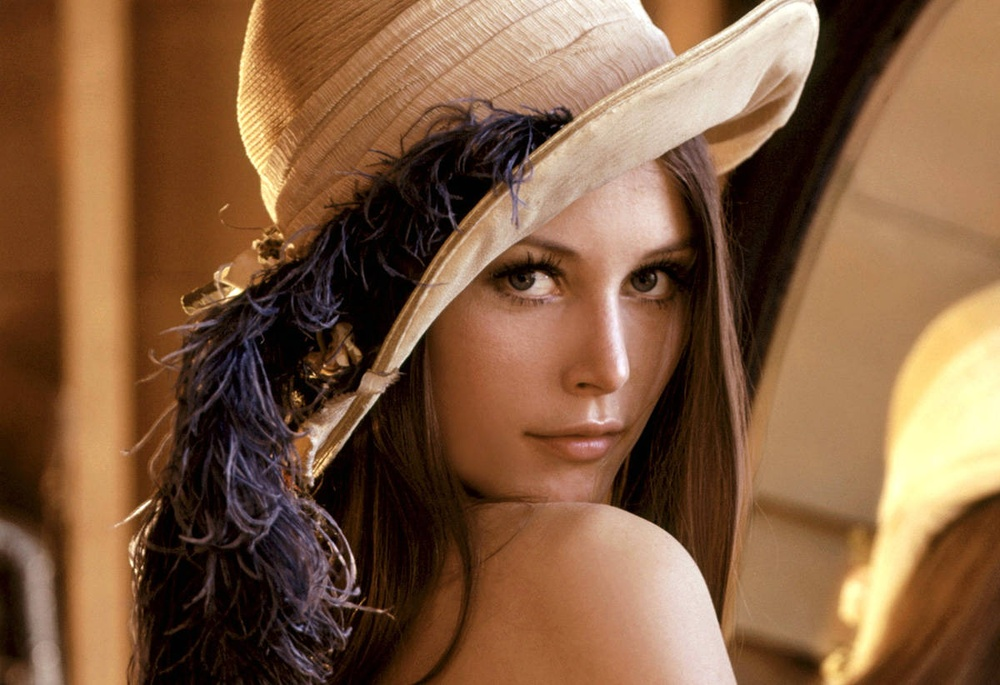
#> input picture img2.jpeg, 1000 x 685 px, shrunk from 1200 x 822 before the run
$ jupyter execute exp3.ipynb
#> lines starting #> are read from the running program, lines starting #| are printed output that depends on the picture
[cell 1]
import numpy as np
from PIL import Image

# Load the image
image_path = "img2.jpeg"
image = Image.open(image_path)
#> image is the input picture: PIL image 1000x685 RGB; mean R, G, B 129.7, 92.9, 64.3
image_array = np.array(image)

# Function to get the four neighbors
def get_four_neighbors(image_array, x, y):
#> called with x = 1, y = 1
    neighbors = {}
    rows, cols = image_array.shape[:2]
#> rows = 685; cols = 1000

    if x > 0:  # Top
        neighbors['top'] = image_array[x-1, y]
    if x < rows - 1:  # Bottom
        neighbors['bottom'] = image_array[x+1, y]
    if y > 0:  # Left
        neighbors['left'] = image_array[x, y-1]
    if y < cols - 1:  # Right
        neighbors['right'] = image_array[x, y+1]

    return neighbors
x, y = 1,1
neighbors = get_four_neighbors(image_array, x, y)
#> neighbors = {'top': [84, 45, 16], 'bottom': [85, 46, 17], 'left': [88, 49, 20], 'right': [87, 43, 14]}
print("Neighbors of pixel (x={}, y={}):".format(x, y))
print(neighbors)
#| {'top': array([84, 45, 16], dtype=uint8), 'bottom': array([85, 46, 17], dtype=uint8), 'left': array([88, 49, 20], dtype=uint8), 'right': array([87, 43, 14], dtype=uint8)}

[cell 2]
arr = np.random.randint(0,255, size=(7,7))
arr

[cell 3]
def adj(arr,neig,type="m4"):
#> called with arr = array of shape (7, 7), type = 'm8'
    col = len(arr[0])
    row = len(arr)
    dir = [(1,0),(-1,0),(0,1),(0,-1)] if type=='m4' else [(1,0),(-1,0),(0,1),(0,-1),(-1,-1),(1,1),(-1,1),(1,-1)]
    for i in range(row):
        for j in range(col):
            for dx,dy in dir:
                x,y = i+dx,j+dy
                if 0 <= x<row and 0 <= y < col:
                    if arr[x][y] in neig:
                        print(f"Neighbour of {(i,j),(arr[i][j])} is {(x,y),(arr[x][y])}")
adj(arr,[144,68],type="m8")

[cell 4]
image_path = "img2.jpeg"
image = Image.open(image_path).convert('L')
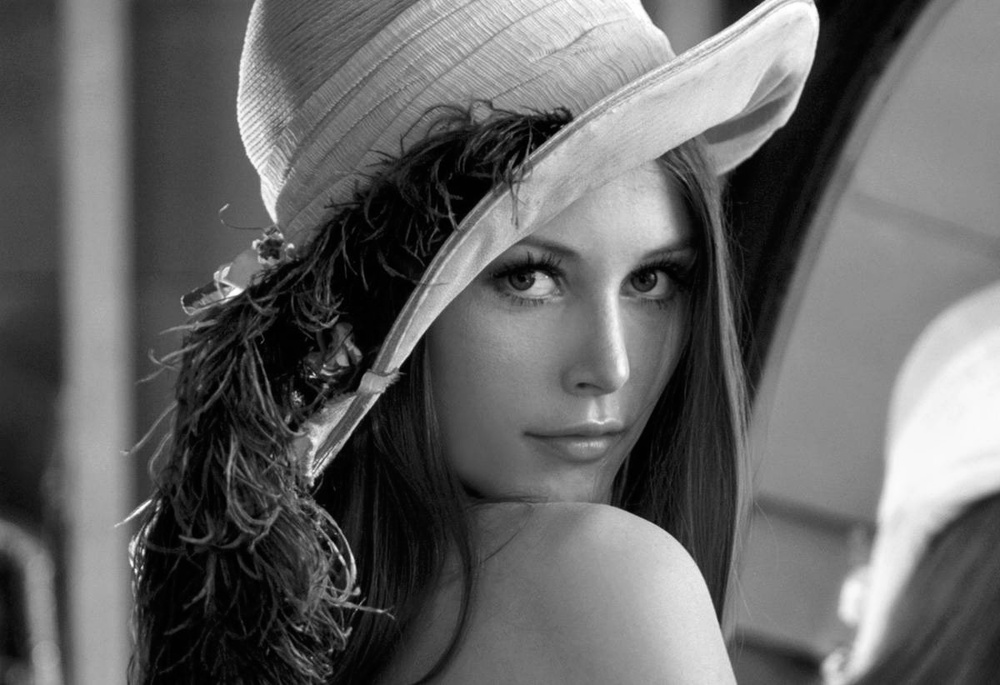
#> image: PIL image 1000x685 L; min 0, max 255, mean 100.7
image_array = np.array(image)
# print(image_array)
def get_m_neighborhood(image_array, x, y):
#> called with x = 50, y = 50
    rows, cols = image_array.shape
#> rows = 685; cols = 1000
    neighbors = []
    for dx in [-1, 0, 1]:
        for dy in [-1, 0, 1]:
            if dx == 0 and dy == 0:
                continue
            nx, ny = x + dx, y + dy
            if 0 <= nx < rows and 0 <= ny < cols:
                neighbors.append(image_array[nx, ny])
#> after the loop, neighbors = [71, 72, 75, 71, 75, 69, 70, 74]
    return neighbors

x, y = 50, 50
neighbors = get_m_neighborhood(image_array, x, y)
#> neighbors = [71, 72, 75, 71, 75, 69, 70, 74]
print(f"Neighbors of pixel at ({x}, {y}): {neighbors}")
#| Neighbors of pixel at (50, 50): [71, 72, 75, 71, 75, 69, 70, 74]


$ run again, with img3.jpeg copied over img2.jpeg
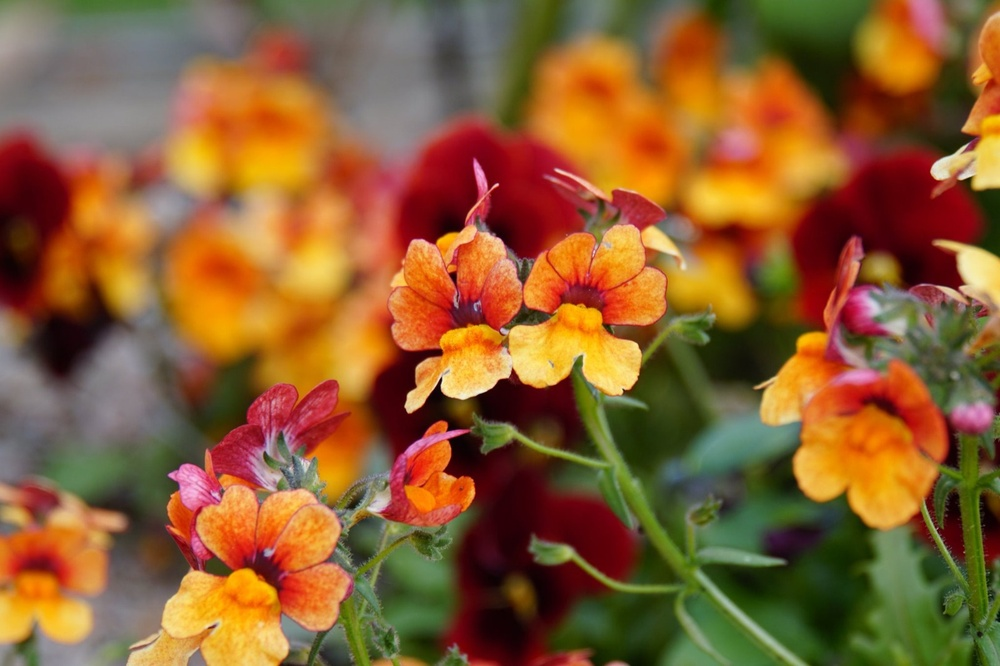
#> input picture img3.jpeg, 1000 x 666 px, shrunk from 1600 x 1066 before the run
#> image is the input picture: PIL image 1000x666 RGB; mean R, G, B 139, 94.1, 49.6
#> `neighbors = get_four_neighbors(image_array, x, y)`: neighbors = {'top': [100, 124, 74], 'bottom': [107, 129, 82], 'left': [103, 127, 77], 'right': [105, 129, 79]}
#| {'top': array([100, 124,  74], dtype=uint8), 'bottom': array([107, 129,  82], dtype=uint8), 'left': array([103, 127,  77], dtype=uint8), 'right': array([105, 129,  79], dtype=uint8)}
#> `image = Image.open(image_path).convert('L')`:
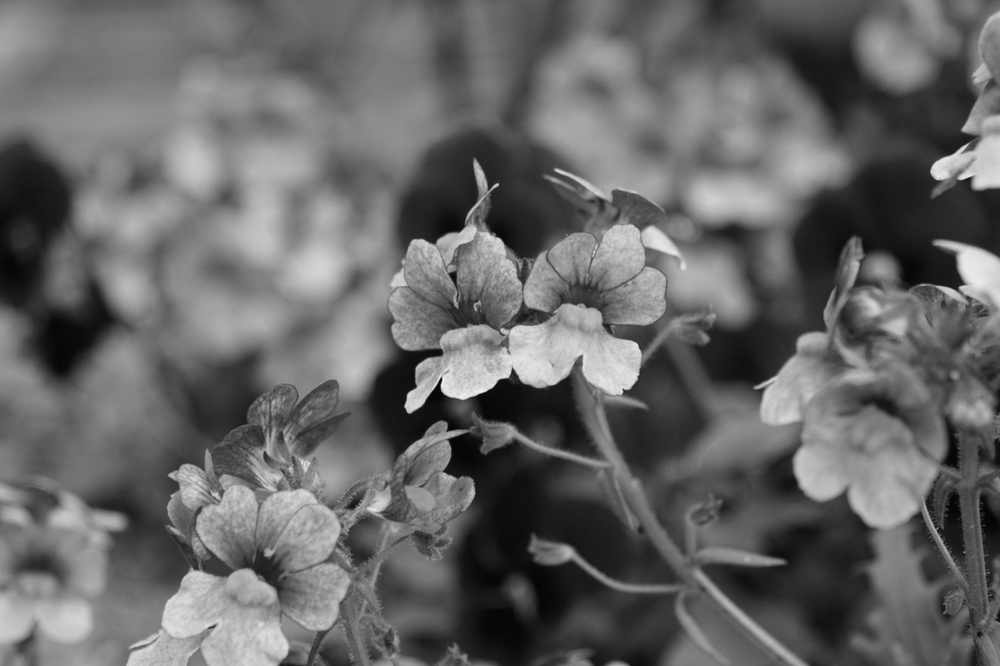
#> image: PIL image 1000x666 L; min 4, max 243, mean 102.4
#> after the loop in get_m_neighborhood, `for dx in [-1, 0, 1]:`: neighbors = [124, 123, 122, 123, 121, 123, 121, 121]
#| Neighbors of pixel at (50, 50): [124, 123, 122, 123, 121, 123, 121, 121]
